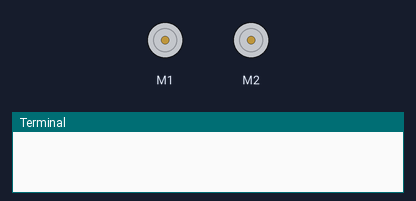
Bench run of a program on a simulated Raspberry Pi (BCM pin numbers) with an Explorer HAT. Shown: 2 × DC motor (green arrow = forward, orange = backward, longer = faster), the last lines printed to the terminal. Motors are numbered in the order the program creates them (left before right in a Robot).

Above: at 0.1 s.
At 2.1 s:
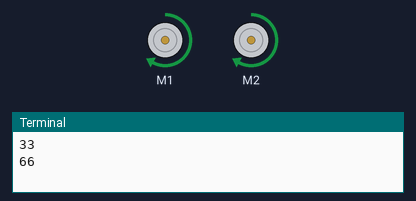
At 4.1 s:
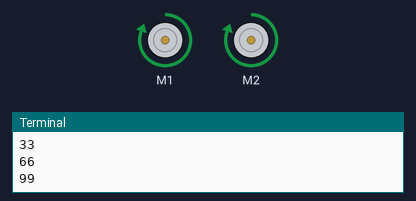
At 11.1 s:
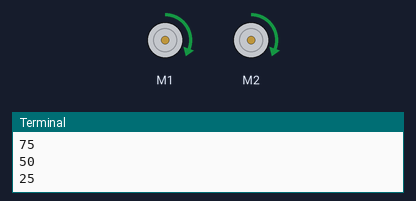
Timing chart, 0 to 13.5 s (numbered marks = the images above):
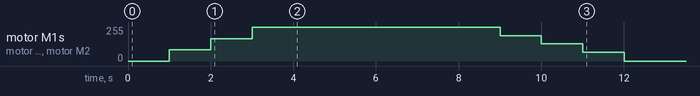

The program:

Robot_Movement.py
```python
import explorerhat as eh
import time

eh.motor.stop()

def accelerate(speed, tmp):
    increment = int(speed/tmp)
    base_speed=0
    for i in range(tmp):
        base_speed = base_speed + increment
        print(base_speed)
        eh.motor.forwards(base_speed)
        time.sleep(1)
    eh.motor.forwards(speed)

def decelerate(initial_speed, tmp, final_speed):
    decrement = int((initial_speed-final_speed)/tmp)
    base_speed = initial_speed
    for i in range(tmp):
        base_speed = base_speed - decrement
        print(base_speed)
        eh.motor.forwards(base_speed)
        time.sleep(1)
    eh.motor.forwards(final_speed)

def turn_right():
    eh.motor.one.speed(-40)
    time.sleep(0.1)
    eh.motor.two.speed(40)
    time.sleep(1)
    eh.motor.stop()


def turn_left():
    eh.motor.one.speed(40)
    time.sleep(0.1)
    eh.motor.two.speed(-40)
    time.sleep(1)
    eh.motor.stop()

time.sleep(1)

accelerate(100,3)
time.sleep(5)
decelerate(100,4,0)
print("JOB DONE")
ok=1

while ok==1:
    if eh.touch.one.is_pressed() :
        time.sleep(1)
        print("Going forward...")
        #eh.motor.forwards()
       # time.sleep(2)
        #eh.motor.stop()
        turn_left()
        #eh.motor.forwards()
        time.sleep(1)
        eh.motor.stop()
        ok=2
```

Measured:
- by itself, motor M1, motor M2: rises from stopped to forward 255/255 in 3.0 s, then falls to stopped in 8.0 s
